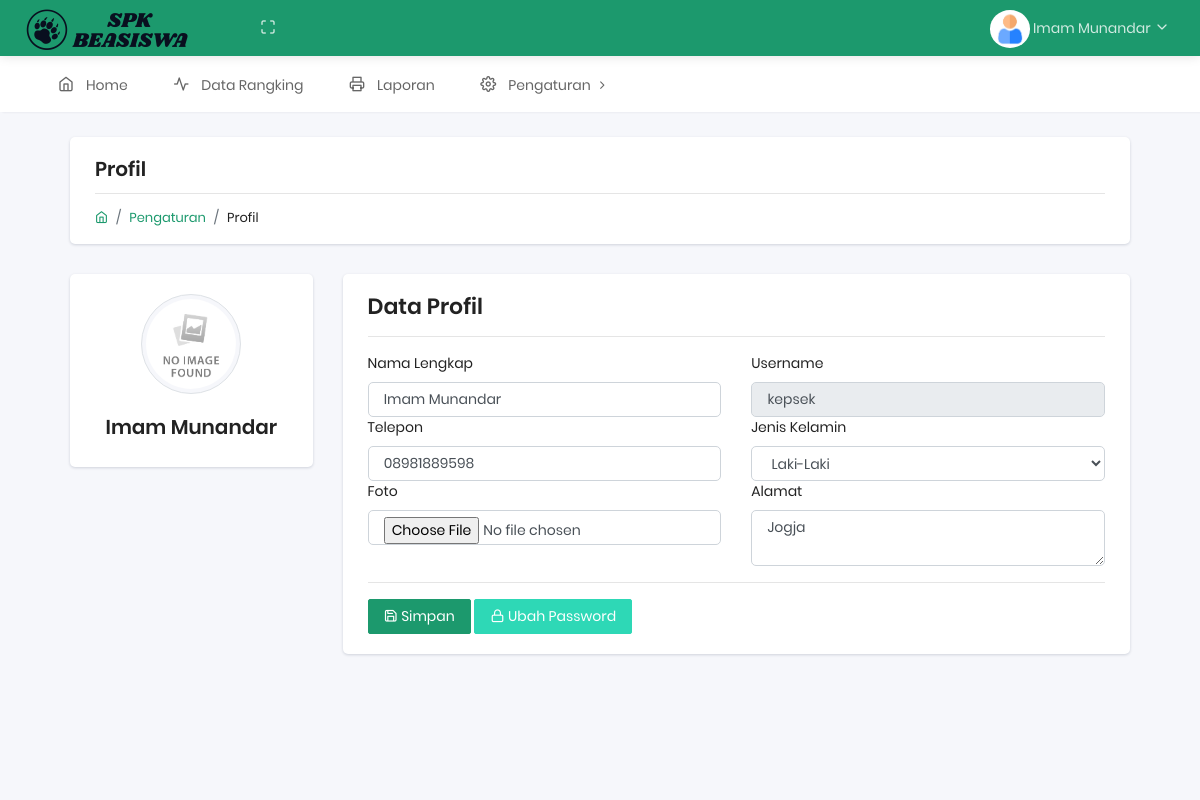
/profil.php (signed in), run on the app's committed database.
### tables this page shows
CREATE TABLE `tbl_user` (
  `id_user` int(11) NOT NULL,
  `nama` varchar(50) NOT NULL,
  `username` varchar(20) NOT NULL,
  `password` varchar(60) NOT NULL,
  `telepon` varchar(15) NOT NULL,
  `jenis_kelamin` enum('Laki-Laki','Perempuan','','') NOT NULL,
  `foto` text NOT NULL,
  `alamat` text NOT NULL,
  `level` enum('Tata Usaha','Kepala Sekolah','','') NOT NULL,
  `tanggal_update` timestamp NOT NULL DEFAULT current_timestamp() ON UPDATE current_timestamp()
);

### config/class.php (called while the page is built, shortened)
<?php
$mysqli = new mysqli("localhost","root","","spkh");
class user
{
	public $koneksi;
	function __construct($mysqli)
	{
		$this->koneksi = $mysqli;
	}
	function ambil($id_user)
	{
		$ambil = $this->koneksi->query("SELECT * FROM tbl_user WHERE id_user='$id_user' ");
		$pecahdata = $ambil->fetch_assoc();
		return $pecahdata;
	}
}
$user = new user($mysqli);

### profil.php (the view, shortened to what this page needs)
<?php include 'config/class.php'; ?>
<?php include 'head.php'; ?>
<?php include 'nav.php'; ?>
<?php include 'header.php'; ?>
<?php
$id_user = $_SESSION['user']['id_user'];
$detail = $user->ambil($id_user);
?>
<div class="pcoded-main-container">
    <div class="pcoded-wrapper container">
        <div class="pcoded-content">
            <div class="pcoded-inner-content">
                <div class="main-body">
                    <div class="page-wrapper">
                        <div class="page-header">
                            <div class="page-block">
                                <div class="row align-items-center">
                                    <div class="col-md-12">
                                        <div class="page-header-title">
                                            <h5 class="m-b-10">Profil</h5>
                                        </div>
                                        <ul class="breadcrumb">
                                            <li class="breadcrumb-item"><a href="index.html"><i class="feather icon-home"></i></a></li>
                                            <li class="breadcrumb-item"><a href="#!">Pengaturan</a></li>
                                            <li class="breadcrumb-item"><a href="#!">Profil</a></li>
                                        </ul>
                                    </div>
                                </div>
                            </div>
                        </div>
                        <div class="row">
                            <div class="col-sm-3">
                                <div class="card">
                                    <div class="card-body">
                                        <center>
                                            <?php if (empty($detail['foto'])): ?>
                                                <img width="100" class="img-thumbnail pp" src="media/upload-user/no-img.jpg" alt="">
                                                <?php else: ?>
                                                    <img width="100" class="img-thumbnail pp" src="media/upload-user/<?= $detail['foto'] ?>" alt="">
                                                <?php endif ?>
                                                <br><br>
                                                <h5><?= $detail['nama'] ?></h5>
                                            </center>
                                        </div>
                                    </div>
                                </div>
                                <div class="col-sm-9">
                                    <div class="card">
                                        <div class="card-body">
                                            <h4>Data Profil</h4>
                                            <hr>
                                            <form method="post" enctype="multipart/form-data">
                                                <div class="row">
                                                    <div class="form-gruop col-md-6">
                                                        <label for="">Nama Lengkap</label>
                                                        <input type="text" name="nama" value="<?= $detail['nama'] ?>" class="form-control" placeholder="Nama Lengkap" required="">
                                                    </div>
                                                    <div class="form-gruop col-md-6">
                                                        <label for="">Username</label>
                                                        <input type="text" name="username" value="<?= $detail['username'] ?>" class="form-control" placeholder="Username" readonly>
                                                    </div>
                                                    <div class="form-gruop col-md-6">
                                                        <label for="">Telepon</label>
                                                        <input type="number" name="telepon" value="<?= $detail['telepon'] ?>" class="form-control" placeholder="Telepon" required="">
                                                    </div>
                                                    <div class="form-gruop col-md-6">
                                                        <label for="">Jenis Kelamin</label>
                                                        <select name="jk" id="" class="form-control" required="">
                                                            <option value="Laki-Laki" <?php if ($detail['jenis_kelamin']=="Laki-Laki") {echo "selected";} ?>>Laki-Laki</option>
                                                        </select>
                                                    </div>
                                                    <div class="form-gruop col-md-6">
                                                        <label for="">Foto</label>
                                                        <input type="file" name="foto" class="form-control">
                                                    </div>
                                                    <div class="form-gruop col-md-6">
                                                        <label for="">Alamat</label>
                                                        <textarea name="alamat" id="alamat" class="form-control" placeholder="Alamat" required=""><?= $detail['alamat'] ?></textarea>
                                                    </div>
                                                </div>
                                                <hr>
                                                <button name="simpan" class="btn btn-primary"><i class="feather icon-save"></i> Simpan</button>
                                                <a href="ubah_password.php" class="btn btn-success"><i class="feather icon-lock"></i> Ubah Password</a>
                                            </form>
                                        </div>
                                    </div>
                                </div>
                            </div>
                        </div>
                    </div>
                </div>
            </div>
        </div>
    </div>
    <?php include 'footer.php'; ?>

### profil.php (style rules this page uses)
.pp { border-radius: 50%; height: 100px; }

### data on the page
tbl_user: nama "Imam Munandar", username "kepsek", telepon "08981889598", jk "Laki-Laki", alamat "Jogja"

### other printed values
$_SESSION['user']['nama'] "Imam Munandar"
